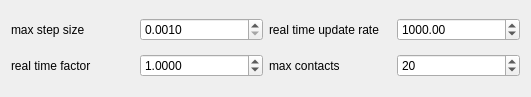
    <widget class="QWidget" name="layoutWidget">
     <property name="geometry">
      <rect>
       <x>10</x>
       <y>6</y>
       <width>531</width>
       <height>97</height>
      </rect>
     </property>
     <layout class="QGridLayout" name="gridLayout_11">
      <item row="0" column="0">
       <widget class="QLabel" name="max_step_label">
        <property name="text">
         <string>max step size</string>
        </property>
       </widget>
      </item>
      <item row="0" column="1">
       <widget class="QDoubleSpinBox" name="physics_max_step_size">
        <property name="toolTip">
         <string>Maximum time step size at which every system in simulation can interact with the states of the world</string>
        </property>
        <property name="decimals">
         <number>4</number>
        </property>
        <property name="minimum">
         <double>0.001000000000000</double>
        </property>
        <property name="value">
         <double>0.001000000000000</double>
        </property>
       </widget>
      </item>
      <item row="0" column="2">
       <widget class="QLabel" name="real_time_update_rate_label">
        <property name="text">
         <string>real time update rate </string>
        </property>
       </widget>
      </item>
      <item row="0" column="3">
       <widget class="QDoubleSpinBox" name="physics_real_time_update_rate">
        <property name="toolTip">
         <string>Rate at which to update the physics engine (UpdatePhysics calls per real-time second)</string>
        </property>
        <property name="maximum">
         <double>1100.000000000000000</double>
        </property>
        <property name="value">
         <double>1000.000000000000000</double>
        </property>
       </widget>
      </item>
      <item row="1" column="0">
       <widget class="QLabel" name="real_time_factor_label">
        <property name="text">
         <string>real time factor</string>
        </property>
       </widget>
      </item>
      <item row="1" column="1">
       <widget class="QDoubleSpinBox" name="physics_real_time_factor">
        <property name="toolTip">
         <string>target simulation speedup factor, defined by ratio of simulation time to real-time</string>
        </property>
        <property name="decimals">
         <number>4</number>
        </property>
        <property name="value">
         <double>1.000000000000000</double>
        </property>
       </widget>
      </item>
      <item row="1" column="2">
       <widget class="QLabel" name="max_contacts_label">
        <property name="text">
         <string>max contacts</string>
        </property>
       </widget>
      </item>
      <item row="1" column="3">
       <widget class="QSpinBox" name="physics_max_contacts">
        <property name="value">
         <number>20</number>
        </property>
       </widget>
      </item>
     </layout>
    </widget>
